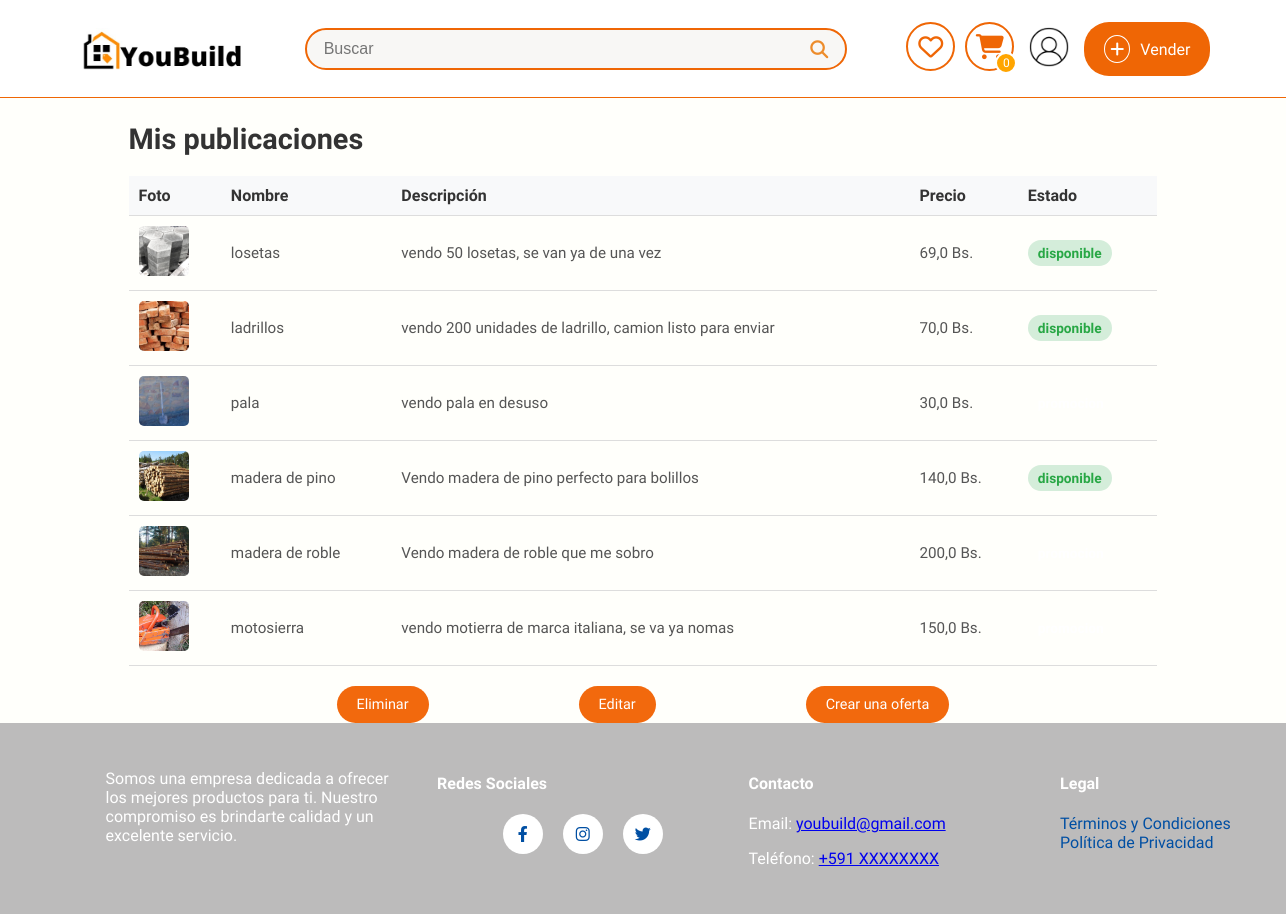
Before: /mis-publicaciones/ (signed in) with the older database file.
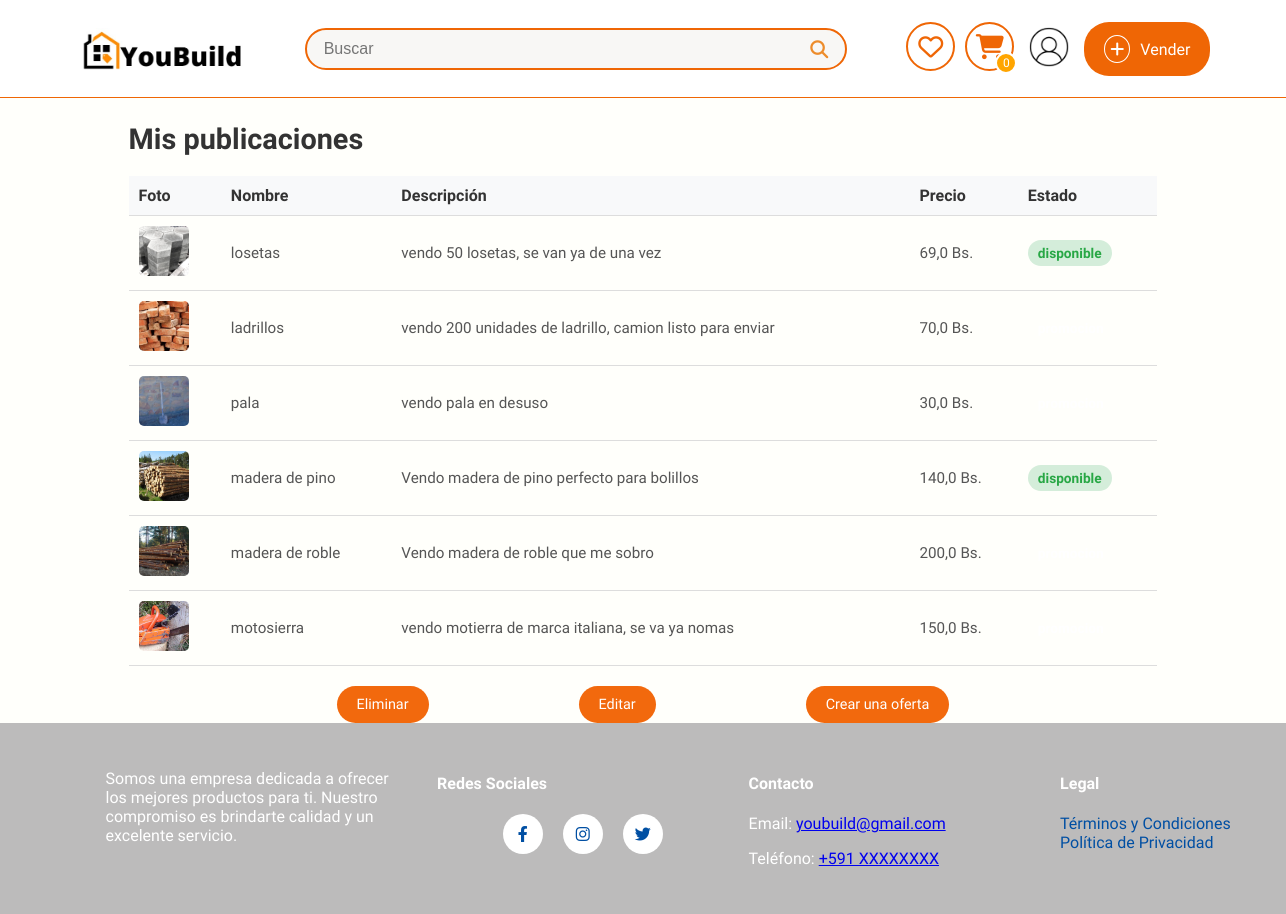
After: the same page with the newer database file.
### sistema/models.py (models this page shows, shortened)
class ProductoDb(models.Model):
    ESTADO_CHOICES = [
        ('disponible', 'Disponible'),
        ('promocion', 'En Promoción'),
        ('vendido', 'Vendido'),
    ]
    nombre = models.CharField(max_length=50, verbose_name="Nombre")
    detalle = models.TextField(max_length=500, verbose_name="Detalle")
    precio = models.FloatField(verbose_name="Precio", validators=[MinValueValidator(0.0), MaxValueValidator(99999.9)])
    descuento = models.FloatField(default=0.0, validators=[MinValueValidator(0.0), MaxValueValidator(100.0)], verbose_name="Descuento (%)")
    estado = models.CharField(max_length=10, choices=ESTADO_CHOICES, default='disponible', verbose_name="Estado del Producto")
    fecha_inicio_promocion = models.DateTimeField(null=True, blank=True, verbose_name="Inicio de Promoción")
    fecha_fin_promocion = models.DateTimeField(null=True, blank=True, verbose_name="Fin de Promoción")
    disponible = models.BooleanField(default=True, verbose_name="Disponible para la venta")  # Para activar o desactivar el producto manualmente
    categoria_fk = models.ForeignKey(CategoriaDb, on_delete=models.CASCADE, null=True, blank=True)
    usuario_fk = models.ForeignKey(UsuarioDB, on_delete=models.CASCADE, null=True, blank=True)
    municipio_fk = models.ForeignKey(MunicipioDB, on_delete=models.CASCADE, null=True, blank=True, verbose_name="Municipio")
    direccion_1 = models.CharField(max_length=255, verbose_name="Dirección 1", null=True, blank=True)
    visitas = models.PositiveIntegerField(default=0, verbose_name="Visitas")
    cantidad = models.IntegerField(default=1)
    class Meta:
        db_table = "productos"
        verbose_name = "Producto"
        verbose_name_plural = "Productos"

class ImagenProductoDB(models.Model):
    producto_fk = models.ForeignKey(ProductoDb, on_delete=models.CASCADE, related_name="imagenes")
    imagen = models.ImageField(upload_to="productos", null=True)
    class Meta:
        verbose_name = "Imagen"
        verbose_name_plural = "Imágenes"

### sistema/views.py (the view)
# urls.py: path("mis-publicaciones/", publicaciones_usuario_view, name="mis_publicaciones"),
@login_required
def publicaciones_usuario_view(request):
    usuario = request.user.usuariodb  # Obtiene el perfil de usuario
    productos = ProductoDb.objects.filter(usuario_fk=usuario)
    return render(request, "Mis_publiccaciones.html", {
        'mis_productos': productos,
        'usuario': usuario
    })

### sistema/context_processors.py (called while the page is built)
def cart_count(request):
    if request.user.is_authenticated:  # Only fetch the cart count for logged-in users
        try:
            usuario = request.user.usuariodb
            cart_count = CarritoProductoDB.objects.filter(carrito_fk__usuario_fk=usuario).aggregate(
                total_quantity=Sum('cantidad')
            )['total_quantity'] or 0
        except UsuarioDB.DoesNotExist:
            cart_count = 0
    else:
        cart_count = 0
    return {'cart_count': cart_count}

def user_profile(request):
    if request.user.is_authenticated:
        return {"usuario": request.user.usuariodb}
    return {}

### sistema/templates/Mis_publiccaciones.html (shortened to what this page needs)
<!DOCTYPE html>
{% extends 'layoutReg.html' %}
{% load static %}
{% block extra_styles %}
<link rel="stylesheet" href="https://cdnjs.cloudflare.com/ajax/libs/font-awesome/6.4.0/css/all.min.css" />
<link rel="stylesheet" href="{% static 'publicaciones.css' %}" />
{% endblock %}
{% block content %}
<div class="publicaciones-container">
    <h2>Mis publicaciones</h2>
    <table class="tabla-publicaciones">
        <thead>
            <tr>
                <th>Foto</th>
                <th>Nombre</th>
                <th>Descripción</th>
                <th>Precio</th>
                <th>Estado</th>
            </tr>
        </thead>
        <tbody id="publicaciones-tbody">
            {% for producto in mis_productos %}
            <tr class="fila-publicacion" data-id="{{ producto.id }}">
                <td>
                    <img src="{{ producto.imagenes.first.imagen.url }}" alt="{{ producto.nombre }}" class="imagen-producto" />
                </td>
                <td>{{ producto.nombre }}</td>
                <td>{{ producto.detalle }}</td>
                <td>{{ producto.precio }} Bs.</td>
                <td>
                    <span class="estado {{ producto.estado|lower }}">{{ producto.estado }}</span>
                </td>
            </tr>
            {% empty %}
            <tr>
                <td colspan="5">No tienes publicaciones aún.</td>
            </tr>
            {% endfor %}
        </tbody>
    </table>
    <div class="botones-acciones">
        <button class="btn-eliminar" id="btnEliminar">Eliminar</button>
        <button class="btn-editar" id="btnEditar">Editar</button>
        <button class="btn-oferta" id="btnEliminar">Crear una oferta</button>
    </div>
</div>
{% endblock %}

Changed rows visible on the page:
changed ProductoDb "ladrillos": estado "disponible" → (not shown)
